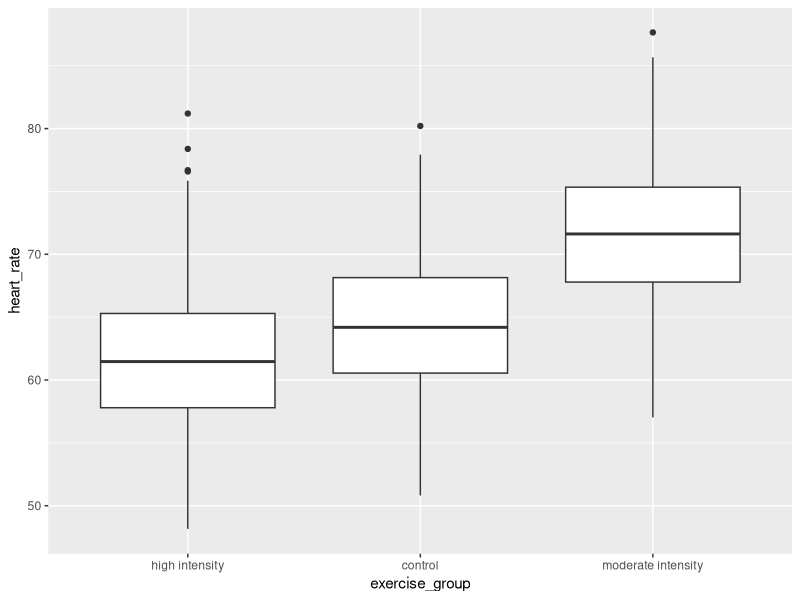
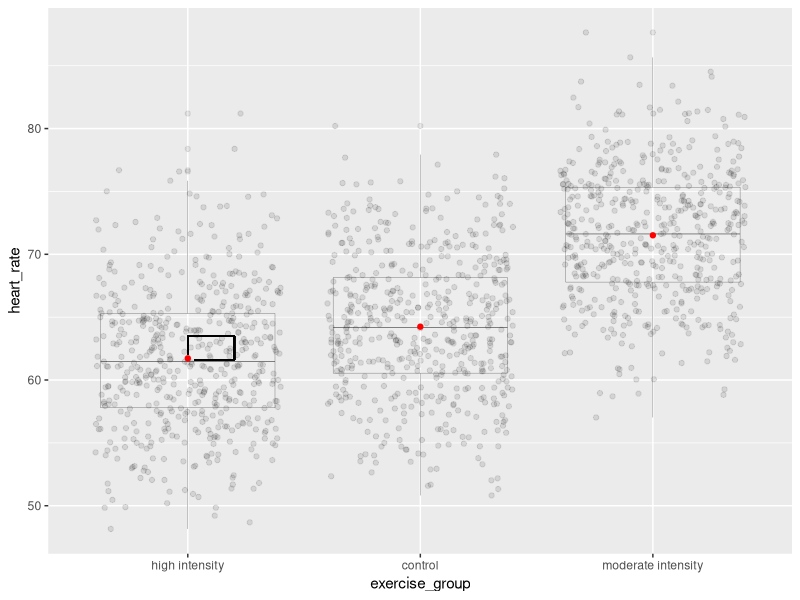
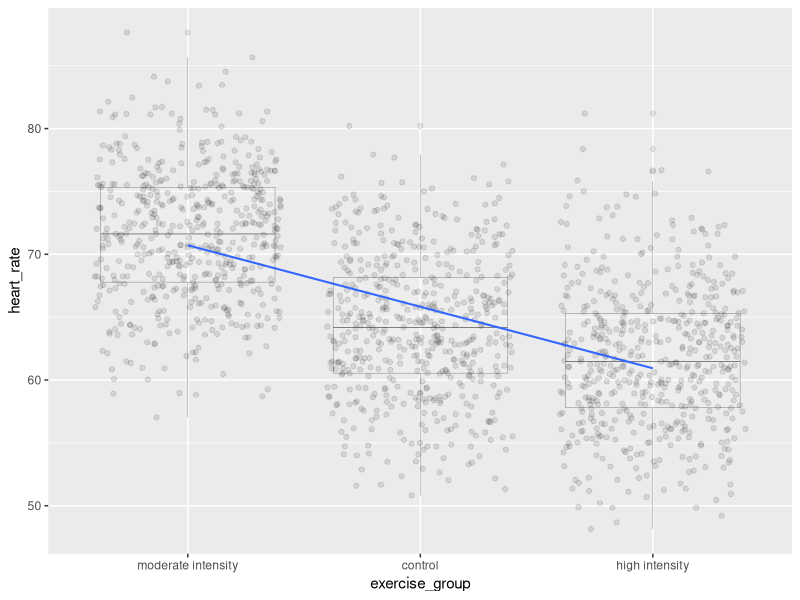

These charts were generated, in order, by the following R code:
## ---- chunk 1
library(tidyverse)
library(knitr)
library(kableExtra)
heart_rate <- read_csv("data/simulated_heart_rates.csv")
## ---- chunk 2
heart_rate %>% 
  mutate(exercise_group = fct_reorder(exercise_group,
                                      heart_rate,
                                      .fun='mean'))  %>% 
  ggplot(aes(exercise_group, heart_rate)) + 
  geom_boxplot()
## ---- chunk 3
anova(lm(heart_rate ~ exercise_group, data = heart_rate))
## ---- chunk 4
text_tbl <- data.frame('source of variation' = c('treatments', 
                                                 'error', 
                                                 'total'),
                       'Df' = c("$k - 1$", "$k(n - 1)$", "$nk - 1$"),
                       'Sum Sq' = c("$n\\sum(\\bar{y_i} - \\bar{y_.})^2$",
                                "$\\sum\\sum({y_{ij}} - \\bar{y_i})^2$",
                                "$\\sum\\sum({y_{ij}} - \\bar{y_.})^2$"),
                       'Mean Sq=Sum Sq/Df' = c("TMS", "EMS", "   "),
                       'F value' = c("TMS/EMS", "   ", "   "),
                       'prob(>F)' = c("p-value", "   ", "   ")
                       )
colnames(text_tbl) = c('source of variation', 'Df', 'Sum Sq', 
                       'Mean Sq=Sum Sq/Df', 'F value', 'prob(>F)')
kable(text_tbl,
      caption = 'ANOVA Table for Completely Randomized Design with One Treatment Factor with k levels and n Observations per Treatment') 
## ---- chunk 5
# these are the y_i
groupMeans <- heart_rate %>% 
  group_by(exercise_group) %>% 
  summarise(mean = mean(heart_rate))
groupMeans

# this is y.
overallMean <- heart_rate %>%
  summarise(mean = mean(heart_rate))
overallMean

# sum the squared differences and multiply the sum by n
((groupMeans$mean[1] - overallMean)^2 + 
    (groupMeans$mean[2] - overallMean)^2 + 
    (groupMeans$mean[3] - overallMean)^2) * 522
## ---- chunk 6
heart_rate %>% mutate(exercise_group = fct_reorder(exercise_group, 
                                                   heart_rate, 
                                                   .fun='mean'))  %>% 
  ggplot(aes(exercise_group, heart_rate)) + 
  geom_boxplot(alpha=0.1, linewidth=0.1) +
  geom_jitter(alpha=0.1) + 
  stat_summary(fun = "mean", colour="red", geom = "point") + 
  geom_segment(x=1, y = 62, xend = 1, yend =63.5) + 
  geom_segment(x=1.2, y = 61.6, xend = 1.2, yend =63.5) + 
  geom_segment(x=1.03, y = 61.6, xend = 1.201, yend =61.6) + 
  geom_segment(x=1, y = 63.5, xend = 1.201, yend =63.5)
## ---- chunk 7
heart_rate %>% mutate(exercise_group = fct_reorder(exercise_group, 
                                                   heart_rate, 
                                                   .fun='mean', 
                                                   .desc = TRUE))  %>% 
  ggplot(aes(exercise_group, heart_rate)) + 
  geom_boxplot(alpha=0.1, linewidth=0.1) +
  geom_jitter(alpha=0.1) +
  geom_smooth(method = "lm", 
              aes(group=1), 
              se=FALSE, 
              linewidth=0.7)
## ---- chunk 8
heart_rate %>% 
  group_by(exercise_group) %>% 
  summarise(mean = mean(heart_rate))
## ---- chunk 9
confint(lm(heart_rate ~ exercise_group, data = heart_rate))
## ---- chunk 10
lm(heart_rate ~ exercise_group, data = heart_rate)
## ---- chunk 11
### save the linear model as an object
model <- lm(heart_rate ~ exercise_group, data = heart_rate)
### predict heart rates for a new group of controls
predict(model, 
        data.frame(exercise_group = "control"), 
        interval = "prediction", 
        level = 0.95)
## ---- chunk 12
lm(heart_rate ~ exercise_group, data = heart_rate)
## ---- chunk 13
summary(lm(heart_rate ~ exercise_group + sex, data = heart_rate))
## ---- chunk 14
summary(lm(heart_rate ~ exercise_group + sex + age, data = heart_rate))
## ---- chunk 15
# delta = the observed effect size between groups
# sd = standard deviation
# significance level (Type 1 error probability or false positive rate) = 0.05
# type = two-sample t-test
# What is the minimum sample size we would need at 80% power?

controlMean <- heart_rate %>%
  filter(exercise_group == "control") %>%
  summarise(mean = mean(heart_rate)) 
moderateMean <- heart_rate %>%
  filter(exercise_group == "moderate intensity") %>%
  summarise(mean = mean(heart_rate)) 
delta <- controlMean - moderateMean
power.t.test(delta = delta[[1]], sd = sd(heart_rate$heart_rate), 
             sig.level = 0.05, type = "two.sample", power = 0.8)
